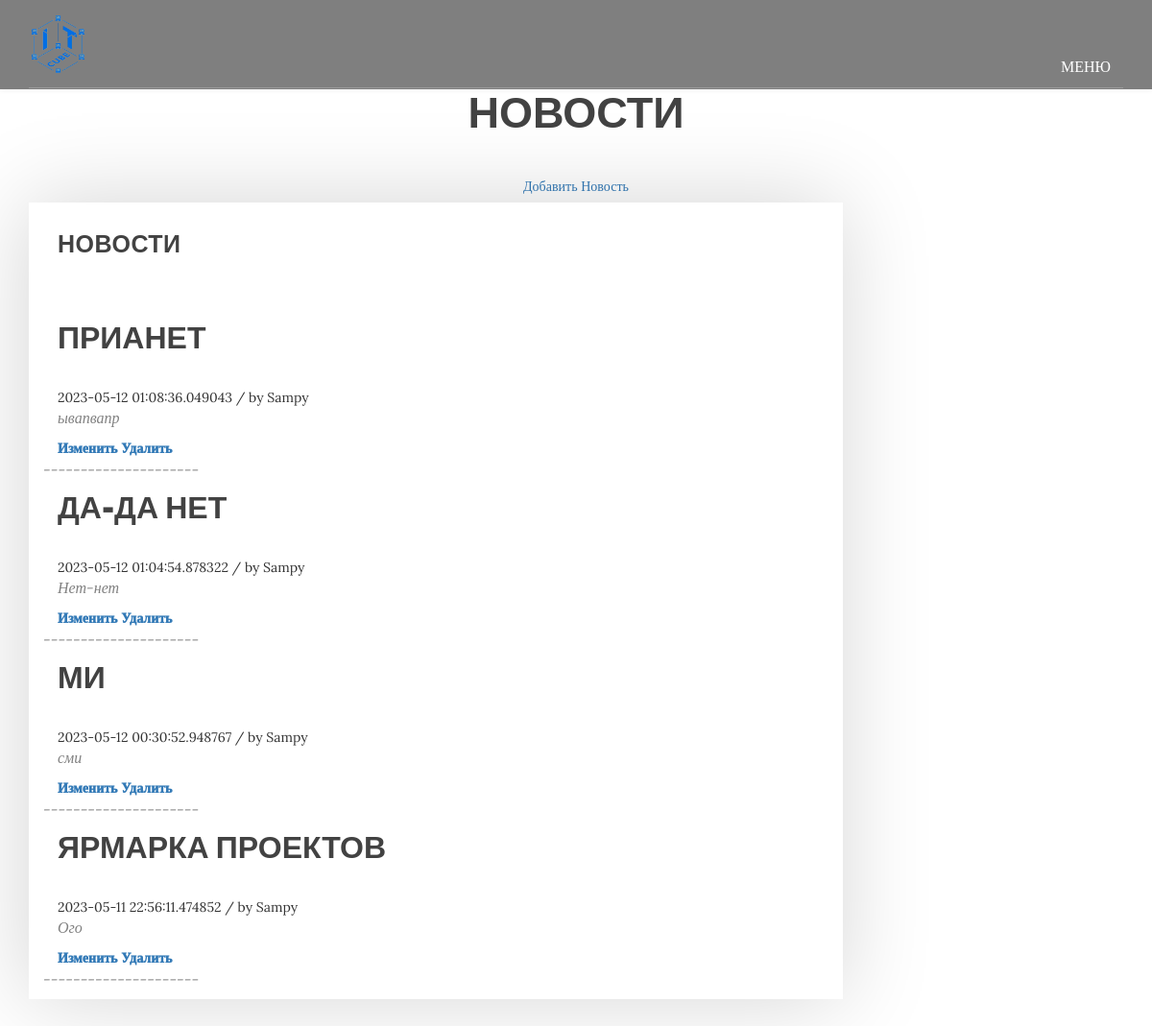
/tasks (signed in), run on the app's committed database.
### data/news.py (models this page shows)
class News(SqlAlchemyBase):
    __tablename__ = 'news'
    id = sqlalchemy.Column(sqlalchemy.Integer,
                           primary_key=True,
                           autoincrement=True)
    title = sqlalchemy.Column(sqlalchemy.String,
                              nullable=True)
    content = sqlalchemy.Column(sqlalchemy.String,
                                nullable=True)
    created_date = sqlalchemy.Column(sqlalchemy.DateTime,
                                     default=datetime.datetime.now)
    is_private = sqlalchemy.Column(sqlalchemy.Boolean, default=True)
    user_id = sqlalchemy.Column(sqlalchemy.Integer,
                                sqlalchemy.ForeignKey("users.id"))
    user = orm.relationship('User')

### data/users.py (models this page shows, shortened)
class User(SqlAlchemyBase, UserMixin):
    __tablename__ = 'users'
    id = sqlalchemy.Column(sqlalchemy.Integer,
                           primary_key=True, autoincrement=True)
    name = sqlalchemy.Column(sqlalchemy.String, nullable=True)
    about = sqlalchemy.Column(sqlalchemy.String, nullable=True)
    email = sqlalchemy.Column(sqlalchemy.String,
                              index=True, unique=True, nullable=True)
    hashed_password = sqlalchemy.Column(sqlalchemy.String, nullable=True)
    created_date = sqlalchemy.Column(sqlalchemy.DateTime,
                                     default=datetime.datetime.now)
    news = orm.relationship("News", back_populates='user')
    quest = orm.relationship("Quest", back_populates='user')

### main.py (the view)
@app.route("/tasks")
def tasks():
    db_sess = db_session.create_session()
    news = db_sess.query(News).filter(News.is_private != True)
    quest = db_sess.query(Quest)
    return render_template("tasks.html", news=news, quest=quest)

### data/db_session.py (called while the page is built)
def create_session() -> Session:
    global __factory
    return __factory()

### main.py (called while the page is built)
@login_manager.user_loader
def load_user(user_id):
    db_sess = db_session.create_session()
    user = db_sess.query(User).all()
    return db_sess.query(User).get(user_id)

### templates/tasks.html (shortened to what this page needs)
{% extends "base.html" %}
{% block content %}
<div class="main">
    <header class="bg-img">
        <nav class="navbar navbar-default navbar-vira">
            <div class="container">
                <div class="navigation-bar">
                    <div class="row">
                        <div class="col-xs-6">
                            <div class="logo">
                                <a href="/">
                                    <img src="static/images/logo_cube.png" width="60" height="60">
                                </a>
                            </div>
                        </div>
                        <div class="col-xs-6 text-right">
                        </div>
                    </div>
                </div>
            </div>
        </nav>
    </header>
</div>
<div class="container">
    <section class="mt-4">
        <div class="row">
            <h1>Новости</h1>
        </div>
        {% if current_user.is_authenticated %}
            {% if current_user.name[-4:] == "3.14"%}
                <a href="news" class="btn btn-secondary">Добавить Новость</a>
            {% endif %}
        {% endif %}
    </section>
</div>
<div id="main">
        <div class="container">
            <div class="row">
                 <div class="col-md-9">
                    <div class="col-md-12 page-body">
                    	<div class="row">
                            <div class="sub-title">
                           		<h2>Новости</h2>
                             </div>
                            <div class="col-md-12 content-page">
                                {% for item in news[::-1]%}
                                <div class="col-md-12 blog-post">
                                    <div class="post-title">
                                      <h2>{{item.title}}</h2>
                                    </div>
                                    <div class="post-info">
                                        {% if current_user.is_authenticated %}
                                            {% if current_user.name[-4:] == "3.14"%}
                                    	        <span>{{item.created_date}} / by {{item.user.name[:-4]}}</span>
                                            {% else %}
                                                <span>{{item.created_date}} / by {{item.user.name}}</span>
                                            {% endif %}
                                        {% endif %}
                                    </div>
                                    <p>{{item.content}}</p>
                                    {% if current_user.is_authenticated and (current_user.id == item.user_id or current_user.name[-4:] == "3.14")%}
                                    <a href="/news/{{ item.id }}" class="button button-style button-anim fa fa-long-arrow-right"><span>Изменить</span></a>
                                    <a href="/news_delete/{{ item.id }}" class="button button-style button-anim fa fa-long-arrow-right"><span>Удалить</span></a>
                                    {% endif %}
                                </div>
                                <div class="col-md-12 text-center">
                                </div>
                                <div>
                                    <p>
                                        ---------------------
                                    </p>
                                </div>
                                {% endfor %}
                             </div>
                         </div>
            </div>
         </div>
      </div>
{% endblock %}

### static/css/style.css (style rules this page uses)
body { font-family: 'Lora', serif; }
h1, h2, h3, h4, h5, h6 { font-family: 'Raleway', sans-serif; text-transform: uppercase; font-weight: 900; color: #424242; margin-bottom: 35px; margin-top: 0; }
h1 { font-size: 45px; }
h2 { font-size: 32px; }
p { font-size: 16px; font-style: italic; color: #818181; }
a { transition: all 0.3s ease-in-out; }
section { text-align: center; }
.navbar-vira { background-image: none; background-color: transparent; margin-bottom: 0; border-radius: 0; border-color: transparent; transition: all 0.3s ease-in-out; }
.bg-img { background-size: cover; background-repeat: no-repeat; position: relative; }
.bg-img div { z-index: 1; position: relative; }
.bg-img:after { position: absolute; content: ''; height: 100%; width: 100%; background-color: rgba(0, 0, 0, 0.5); left: 0; top: 0; }
.navigation-bar { border-bottom: 1px solid rgba(255, 255, 255, 0.2); padding: 15px 0; font-size: 30px; }
.navigation-bar a { color: #fff; }
a { font-weight: 1000; }
* { margin:0; padding:0; }
.page-body { background: #ffffff; box-shadow: -2px -1px 88px 0px rgba(0,0,0,0.17); }
.sub-title { padding: 30px; }
.sub-title h2 { display: inline-block; font-size: 25px; letter-spacing: 0.5px; font-weight: 600; }

### data on the page
News: title "ПРИАНЕТ", created_date "2023-05-12 01:08:36.049043", user "Sampy", content "ывапвапр"
News: title "ДА-ДА НЕТ", created_date "2023-05-12 01:04:54.878322", user "Sampy", content "Нет-нет"
News: title "МИ", created_date "2023-05-12 00:30:52.948767", user "Sampy", content "сми"
News: title "ЯРМАРКА ПРОЕКТОВ", created_date "2023-05-11 22:56:11.474852", user "Sampy", content "Ого"
